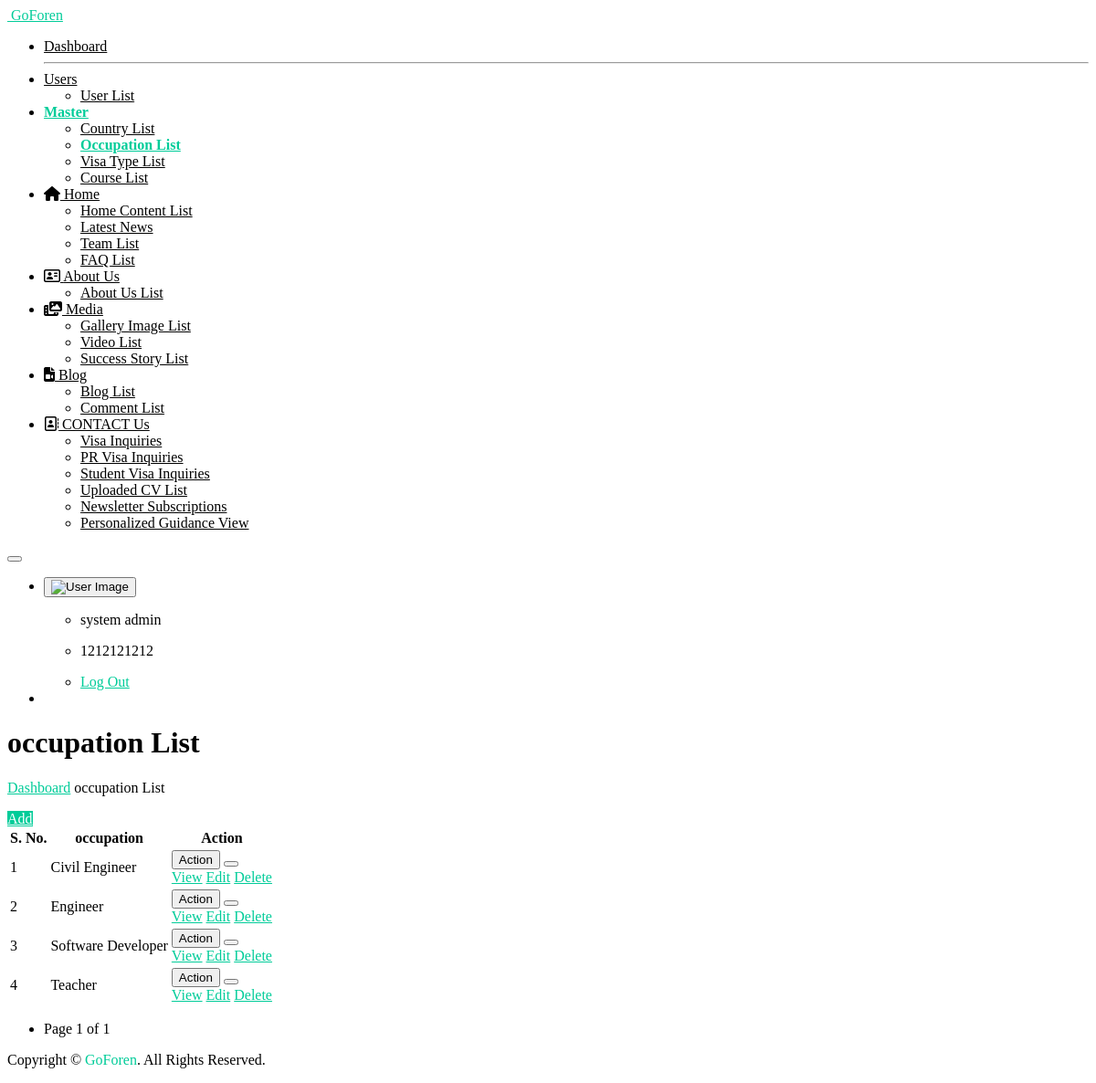
Page /occupation_list/ (signed in) on the committed database.
### myapp/models.py (models this page shows, shortened)
class tbl_occupation(models.Model):
    occupation = models.CharField(max_length=50, null=True)
    created_at = models.DateTimeField(auto_now_add=True)
    updated_at = models.DateTimeField(auto_now=True)
    class Meta:
        db_table = 'tbl_occupation'

### myapp/views.py (the view)
    def wrapper(request, *args, **kwargs):
        if 'user_id' not in request.session:
            return redirect('open_sign_in_page')
        return view_func(request, *args, **kwargs)

### myapp/views.py (called while the page is built)
def login_required_custom(view_func):
    def wrapper(request, *args, **kwargs):
        if 'user_id' not in request.session:
            return redirect('open_sign_in_page')
        return view_func(request, *args, **kwargs)
    return wrapper

@login_required_custom
def occupation_list(request):
    occupation_queryset = tbl_occupation.objects.all().order_by("occupation")
    paginator = Paginator(occupation_queryset, 10)  # 10 occupations per page
    page_number = request.GET.get('page')
    page_obj = paginator.get_page(page_number)
    add_success = request.session.pop("add_success", None)
    update_success = request.session.pop("update_success", None)
    delete_success = request.session.pop("delete_success", None)
    context = {
        "add_success": add_success,
        "update_success": update_success,
        "delete_success": delete_success,
        "record_name": "Occupation",
        "occupations": page_obj.object_list,
        "page_obj": page_obj,
    }
    return render(request, "occupation-list.html", context)

### templates/occupation-list.html (shortened to what this page needs)
{% extends "base.html" %}
{% load static %}
{%  block start %}
			<div class="ec-content-wrapper">
				<div class="content">
					<div class="breadcrumb-wrapper d-flex align-items-center justify-content-between">
						<div>
							<h1>occupation List</h1>
							<p class="breadcrumbs"><span><a href="{% url 'dashboard_view' %}">Dashboard</a></span>
								<span></span>occupation List</p>
						</div>
						<div>
							<a href="{%url 'add_occupation'%}" class="btn btn-primary">Add</a>
						</div>
					</div>
					<div class="row">
						<div class="col-12">
							<div class="card card-default">
								<div class="card-body">
									<div class="table-responsive">
										<table id="responsive-data-table" class="table">
											<thead>
												<tr>
													<th>S. No.</th>
													<th>occupation</th>
                                                    <th>Action</th>
												</tr>
											</thead>
											<tbody>
                                                {% for i in occupations %}
												<tr>
													<td>{{forloop.counter}}</td>
													<td>{{i.occupation}}</td>
													<td>
														<div class="btn-group mb-1">
															<button type="button"
																class="btn btn-outline-success">Action</button>
															<button type="button"
																class="btn btn-outline-success dropdown-toggle dropdown-toggle-split"
																data-bs-toggle="dropdown" aria-haspopup="true"
																aria-expanded="false" data-display="static">
															</button>
															<div class="dropdown-menu">
                                                                <a class="dropdown-item" href="{% url 'occupation_view' i.id %}">View</a>
                                                                <a class="dropdown-item" href="{% url 'edit_occupation' i.id %}">Edit</a>
                                                                <a href="javascript:void(0);" class="dropdown-item delete-btn" data-url="{% url 'delete_occupation' i.id %}">Delete</a>
															</div>
															</div>
													</td>
												</tr>
                                                {% endfor %}
											</tbody>
										</table>
										<div class="pagination justify-content-center mt-3" style="justify-content: left !important;">
    <nav>
        <ul class="pagination">
            <li class="page-item disabled">
                <span class="page-link">
                    Page {{ page_obj.number }} of {{ page_obj.paginator.num_pages }}
                </span>
            </li>
        </ul>
    </nav>
</div>
									</div>
								</div>
							</div>
						</div>
					</div>
				</div>
			</div>
{%  endblock %}

### templates/occupation-list.html (style rules this page uses)
a { color: #00cc99; }
.btn.btn-primary { color: #ffffff; background-color: #00cc99; border-color: #00cc99; }

### rows in the picture
tbl_occupation: occupation "Civil Engineer"
tbl_occupation: occupation "Engineer"
tbl_occupation: occupation "Software Developer"
tbl_occupation: occupation "Teacher"

### other values in the picture
{{ request.session.session_username }} "system admin"
{{ request.session.session_mobile }} "1212121212"
{{ page_obj.number }} "1"
{{ page_obj.paginator.num_pages }} "1"
